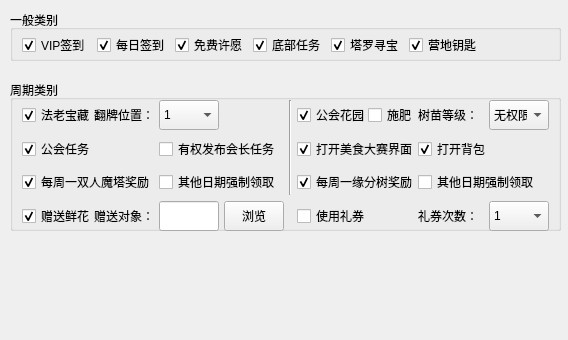
<?xml version="1.0" encoding="UTF-8"?>
<ui version="4.0">
 <class>DailyAwardParam</class>
 <widget class="QWidget" name="DailyAwardParam">
  <property name="geometry">
   <rect>
    <x>0</x>
    <y>0</y>
    <width>568</width>
    <height>340</height>
   </rect>
  </property>
  <property name="windowTitle">
   <string>Form</string>
  </property>
  <widget class="QGroupBox" name="groupBox_common">
   <property name="geometry">
    <rect>
     <x>10</x>
     <y>10</y>
     <width>551</width>
     <height>51</height>
    </rect>
   </property>
   <property name="title">
    <string>一般类别</string>
   </property>
   <layout class="QHBoxLayout" name="horizontalLayout">
    <property name="spacing">
     <number>5</number>
    </property>
    <property name="topMargin">
     <number>0</number>
    </property>
    <property name="bottomMargin">
     <number>0</number>
    </property>
    <item>
     <widget class="QCheckBox" name="checkBox_vip_signin">
      <property name="minimumSize">
       <size>
        <width>70</width>
        <height>30</height>
       </size>
      </property>
      <property name="text">
       <string>VIP签到</string>
      </property>
      <property name="checked">
       <bool>true</bool>
      </property>
     </widget>
    </item>
    <item>
     <widget class="QCheckBox" name="checkBox_daily_signin">
      <property name="minimumSize">
       <size>
        <width>70</width>
        <height>30</height>
       </size>
      </property>
      <property name="text">
       <string>每日签到</string>
      </property>
      <property name="checked">
       <bool>true</bool>
      </property>
     </widget>
    </item>
    <item>
     <widget class="QCheckBox" name="checkBox_free_wish">
      <property name="minimumSize">
       <size>
        <width>70</width>
        <height>30</height>
       </size>
      </property>
      <property name="text">
       <string>免费许愿</string>
      </property>
      <property name="checked">
       <bool>true</bool>
      </property>
     </widget>
    </item>
    <item>
     <widget class="QCheckBox" name="checkBox_bottom_quest">
      <property name="minimumSize">
       <size>
        <width>70</width>
        <height>30</height>
       </size>
      </property>
      <property name="toolTip">
       <string>领取底部任务中的日常任务。会自动收起前三种任务类别</string>
      </property>
      <property name="text">
       <string>底部任务</string>
      </property>
      <property name="checked">
       <bool>true</bool>
      </property>
     </widget>
    </item>
    <item>
     <widget class="QCheckBox" name="checkBox_tarot_treasure">
      <property name="minimumSize">
       <size>
        <width>70</width>
        <height>30</height>
       </size>
      </property>
      <property name="toolTip">
       <string>没有免费次数时不会翻牌</string>
      </property>
      <property name="text">
       <string>塔罗寻宝</string>
      </property>
      <property name="checked">
       <bool>true</bool>
      </property>
     </widget>
    </item>
    <item>
     <widget class="QCheckBox" name="checkBox_campsite_key">
      <property name="minimumSize">
       <size>
        <width>70</width>
        <height>30</height>
       </size>
      </property>
      <property name="text">
       <string>营地钥匙</string>
      </property>
      <property name="checked">
       <bool>true</bool>
      </property>
     </widget>
    </item>
    <item>
     <spacer name="horizontalSpacer_common">
      <property name="orientation">
       <enum>Qt::Horizontal</enum>
      </property>
      <property name="sizeHint" stdset="0">
       <size>
        <width>40</width>
        <height>20</height>
       </size>
      </property>
     </spacer>
    </item>
   </layout>
  </widget>
  <widget class="QGroupBox" name="groupBox_cycle">
   <property name="geometry">
    <rect>
     <x>10</x>
     <y>80</y>
     <width>551</width>
     <height>151</height>
    </rect>
   </property>
   <property name="title">
    <string>周期类别</string>
   </property>
   <layout class="QGridLayout" name="gridLayout_cycle" rowstretch="1,1,1,1" columnstretch="3,2,3,2,0,4,1,2,3">
    <property name="topMargin">
     <number>0</number>
    </property>
    <property name="bottomMargin">
     <number>0</number>
    </property>
    <property name="horizontalSpacing">
     <number>5</number>
    </property>
    <item row="0" column="5">
     <widget class="QCheckBox" name="checkBox_union_garden">
      <property name="minimumSize">
       <size>
        <width>70</width>
        <height>30</height>
       </size>
      </property>
      <property name="text">
       <string>公会花园</string>
      </property>
      <property name="checked">
       <bool>true</bool>
      </property>
     </widget>
    </item>
    <item row="3" column="0">
     <widget class="QCheckBox" name="checkBox_give_flowers">
      <property name="minimumSize">
       <size>
        <width>70</width>
        <height>30</height>
       </size>
      </property>
      <property name="text">
       <string>赠送鲜花</string>
      </property>
      <property name="checked">
       <bool>true</bool>
      </property>
     </widget>
    </item>
    <item row="1" column="0">
     <widget class="QCheckBox" name="checkBox_union_quest">
      <property name="minimumSize">
       <size>
        <width>70</width>
        <height>30</height>
       </size>
      </property>
      <property name="text">
       <string>公会任务</string>
      </property>
      <property name="checked">
       <bool>true</bool>
      </property>
     </widget>
    </item>
    <item row="3" column="8">
     <widget class="QComboBox" name="comboBox_use_coupon_times">
      <property name="minimumSize">
       <size>
        <width>60</width>
        <height>30</height>
       </size>
      </property>
      <property name="toolTip">
       <string>使用礼券赠送鲜花的次数</string>
      </property>
      <item>
       <property name="text">
        <string>1</string>
       </property>
      </item>
      <item>
       <property name="text">
        <string>2</string>
       </property>
      </item>
      <item>
       <property name="text">
        <string>3</string>
       </property>
      </item>
      <item>
       <property name="text">
        <string>4</string>
       </property>
      </item>
      <item>
       <property name="text">
        <string>5</string>
       </property>
      </item>
      <item>
       <property name="text">
        <string>6</string>
       </property>
      </item>
      <item>
       <property name="text">
        <string>7</string>
       </property>
      </item>
      <item>
       <property name="text">
        <string>8</string>
       </property>
      </item>
      <item>
       <property name="text">
        <string>9</string>
       </property>
      </item>
      <item>
       <property name="text">
        <string>10</string>
       </property>
      </item>
     </widget>
    </item>
    <item row="2" column="7" colspan="2">
     <widget class="QCheckBox" name="checkBox_force_destiny_tree">
      <property name="minimumSize">
       <size>
        <width>70</width>
        <height>30</height>
       </size>
      </property>
      <property name="toolTip">
       <string>勾选后，非周一也会执行</string>
      </property>
      <property name="text">
       <string>其他日期强制领取</string>
      </property>
     </widget>
    </item>
    <item row="0" column="4" rowspan="3">
     <widget class="Line" name="line_cycle">
      <property name="orientation">
       <enum>Qt::Vertical</enum>
      </property>
     </widget>
    </item>
    <item row="0" column="0">
     <widget class="QCheckBox" name="checkBox_pharaoh_treasure">
      <property name="minimumSize">
       <size>
        <width>70</width>
        <height>30</height>
       </size>
      </property>
      <property name="toolTip">
       <string>没有免费次数时不会翻牌</string>
      </property>
      <property name="text">
       <string>法老宝藏</string>
      </property>
      <property name="checked">
       <bool>true</bool>
      </property>
     </widget>
    </item>
    <item row="0" column="2">
     <widget class="QComboBox" name="comboBox_pharaoh_flop_pos">
      <property name="minimumSize">
       <size>
        <width>60</width>
        <height>30</height>
       </size>
      </property>
      <property name="toolTip">
       <string>从左往右、从上往下的顺序</string>
      </property>
      <item>
       <property name="text">
        <string>1</string>
       </property>
      </item>
      <item>
       <property name="text">
        <string>2</string>
       </property>
      </item>
      <item>
       <property name="text">
        <string>3</string>
       </property>
      </item>
      <item>
       <property name="text">
        <string>4</string>
       </property>
      </item>
      <item>
       <property name="text">
        <string>5</string>
       </property>
      </item>
      <item>
       <property name="text">
        <string>6</string>
       </property>
      </item>
      <item>
       <property name="text">
        <string>7</string>
       </property>
      </item>
      <item>
       <property name="text">
        <string>8</string>
       </property>
      </item>
     </widget>
    </item>
    <item row="0" column="7">
     <widget class="QLabel" name="label_plant_type">
      <property name="minimumSize">
       <size>
        <width>60</width>
        <height>30</height>
       </size>
      </property>
      <property name="toolTip">
       <string>当本公会的公会树需要种植时生效</string>
      </property>
      <property name="text">
       <string>树苗等级：</string>
      </property>
     </widget>
    </item>
    <item row="1" column="5" colspan="2">
     <widget class="QCheckBox" name="checkBox_open_food_contest">
      <property name="minimumSize">
       <size>
        <width>70</width>
        <height>30</height>
       </size>
      </property>
      <property name="toolTip">
       <string>打开美食大赛界面，以完成累计登录20天的任务。没找到时自动跳过</string>
      </property>
      <property name="text">
       <string>打开美食大赛界面</string>
      </property>
      <property name="checked">
       <bool>true</bool>
      </property>
     </widget>
    </item>
    <item row="0" column="6">
     <widget class="QCheckBox" name="checkBox_need_fertilize">
      <property name="minimumSize">
       <size>
        <width>45</width>
        <height>30</height>
       </size>
      </property>
      <property name="text">
       <string>施肥</string>
      </property>
     </widget>
    </item>
    <item row="0" column="1">
     <widget class="QLabel" name="label_pharaoh_flop_pos">
      <property name="minimumSize">
       <size>
        <width>60</width>
        <height>30</height>
       </size>
      </property>
      <property name="text">
       <string>翻牌位置：</string>
      </property>
     </widget>
    </item>
    <item row="3" column="7">
     <widget class="QLabel" name="label_use_coupon_times">
      <property name="minimumSize">
       <size>
        <width>60</width>
        <height>30</height>
       </size>
      </property>
      <property name="text">
       <string>礼券次数：</string>
      </property>
     </widget>
    </item>
    <item row="2" column="5" colspan="2">
     <widget class="QCheckBox" name="checkBox_destiny_tree">
      <property name="minimumSize">
       <size>
        <width>70</width>
        <height>30</height>
       </size>
      </property>
      <property name="text">
       <string>每周一缘分树奖励</string>
      </property>
      <property name="checked">
       <bool>true</bool>
      </property>
     </widget>
    </item>
    <item row="3" column="5">
     <widget class="QCheckBox" name="checkBox_use_coupon">
      <property name="minimumSize">
       <size>
        <width>70</width>
        <height>30</height>
       </size>
      </property>
      <property name="text">
       <string>使用礼券</string>
      </property>
     </widget>
    </item>
    <item row="3" column="1">
     <widget class="QLabel" name="label_flowers_receiver">
      <property name="minimumSize">
       <size>
        <width>60</width>
        <height>30</height>
       </size>
      </property>
      <property name="toolTip">
       <string>选择赠送对象昵称截图。该截图与房间内组队邀请截图通用</string>
      </property>
      <property name="text">
       <string>赠送对象：</string>
      </property>
     </widget>
    </item>
    <item row="3" column="3">
     <widget class="QPushButton" name="pushButton_flowers_receiver">
      <property name="minimumSize">
       <size>
        <width>60</width>
        <height>30</height>
       </size>
      </property>
      <property name="toolTip">
       <string>选择赠送对象昵称截图。该截图与房间内组队邀请截图通用</string>
      </property>
      <property name="text">
       <string>浏览</string>
      </property>
     </widget>
    </item>
    <item row="3" column="2">
     <widget class="QLineEdit" name="lineEdit_flowers_receiver">
      <property name="minimumSize">
       <size>
        <width>60</width>
        <height>30</height>
       </size>
      </property>
      <property name="toolTip">
       <string>选择赠送对象昵称截图。该截图与房间内组队邀请截图通用</string>
      </property>
     </widget>
    </item>
    <item row="0" column="8">
     <widget class="QComboBox" name="comboBox_pharaoh_flop_pos_2">
      <property name="minimumSize">
       <size>
        <width>60</width>
        <height>30</height>
       </size>
      </property>
      <property name="toolTip">
       <string>无种植权限时不要选择其他，否则可能造成不确定的影响</string>
      </property>
      <item>
       <property name="text">
        <string>无权限</string>
       </property>
      </item>
      <item>
       <property name="text">
        <string>初级公会树</string>
       </property>
      </item>
      <item>
       <property name="text">
        <string>中级公会树</string>
       </property>
      </item>
      <item>
       <property name="text">
        <string>高级公会树</string>
       </property>
      </item>
     </widget>
    </item>
    <item row="2" column="0" colspan="2">
     <widget class="QCheckBox" name="checkBox_team_magic_tower">
      <property name="minimumSize">
       <size>
        <width>70</width>
        <height>30</height>
       </size>
      </property>
      <property name="text">
       <string>每周一双人魔塔奖励</string>
      </property>
      <property name="checked">
       <bool>true</bool>
      </property>
     </widget>
    </item>
    <item row="1" column="2" colspan="2">
     <widget class="QCheckBox" name="checkBox_release_quest">
      <property name="minimumSize">
       <size>
        <width>70</width>
        <height>30</height>
       </size>
      </property>
      <property name="text">
       <string>有权发布会长任务</string>
      </property>
     </widget>
    </item>
    <item row="1" column="7">
     <widget class="QCheckBox" name="checkBox_open_backpack">
      <property name="minimumSize">
       <size>
        <width>70</width>
        <height>30</height>
       </size>
      </property>
      <property name="toolTip">
       <string>上线后，需要打开背包才能激活情侣任务</string>
      </property>
      <property name="text">
       <string>打开背包</string>
      </property>
      <property name="checked">
       <bool>true</bool>
      </property>
     </widget>
    </item>
    <item row="2" column="2" colspan="2">
     <widget class="QCheckBox" name="checkBox_force_team_magic_tower">
      <property name="minimumSize">
       <size>
        <width>70</width>
        <height>30</height>
       </size>
      </property>
      <property name="toolTip">
       <string>勾选后，非周一也会执行</string>
      </property>
      <property name="text">
       <string>其他日期强制领取</string>
      </property>
     </widget>
    </item>
   </layout>
  </widget>
 </widget>
 <resources/>
 <connections/>
</ui>
